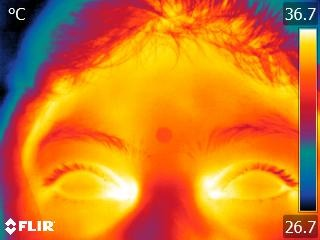
#> input picture sample_thermal_eye.jpg, 320 x 240 px
$ python -i thermal_extractor.py   (imports and definitions only)
#> lines starting #> are read from the running program, lines starting #| are printed output that depends on the picture
import os
import json
import cv2
import numpy as np
from PIL import Image

class ThermalFeatureExtractor:
    """
    AI-Trained Ocular Surface & Cornea Feature Extractor.
    Automatically detects the Eye Region (palpebral fissure) and Cornea (OD & OS)
    from FLIR anterior segment thermal images and extracts biophysical corneal biomarkers.
    """
    def __init__(self, t_min=27.0, t_max=37.0):
#> called with t_min = 27, t_max = 37
        self.t_min = t_min
        self.t_max = t_max
        self.scale_y_start = 29
        self.scale_y_end = 208
        self.scale_col = 308

        # Load trained AI cornea detector weights
        self.ai_model = None
        weights_paths = [
            os.path.join(os.path.dirname(__file__), "models", "cornea_detector_weights.json"),
            os.path.join(os.path.dirname(os.path.dirname(__file__)), "cornea_detector_weights.json"),
            "cornea_detector_weights.json"
        ]
        for wp in weights_paths:
            if os.path.exists(wp):
                try:
                    with open(wp, 'r') as f:
                        self.ai_model = json.load(f)
                    break
                except Exception:
                    pass
#> this loop made 1 pass; (reads cornea_detector_weights.json from the repository)

    FLIR_TEMPLATES = {
        0: ["  #### ", " ##  ##", " #    #", "##    #", "##    #", "##    #", "##    #", "##    #", " #    #", " #    #", " ##  ##", "  #### "],
        1: ["  ##   ", "###    ", "  #    ", "  #    ", "  #    ", "  #    ", "  #    ", "  #    ", "  #    ", "  #    ", "#####  ", "       "],
        2: ["#####  ", "#   ## ", "     # ", "     # ", "     # ", "    ## ", "    #  ", "   ##  ", "  ##   ", " ##    ", "##     ", "#######"],
        3: ["#####  ", "#    # ", "     # ", "     # ", "     # ", "  ##   ", "     # ", "     # ", "     ##", "     ##", "     # ", "#####  "],
        4: ["    ## ", "    ## ", "   # # ", "  #  # ", " ##  # ", " #   # ", "#    # ", "#######", "     # ", "     # ", "     # ", "     # "],
        5: ["###### ", "#      ", "##     ", "#      ", "#####  ", "    ## ", "     # ", "     ##", "     # ", "     # ", "#   #  ", "#####  "],
        6: ["   ### ", "  #    ", " #     ", " #     ", "###### ", "##   ##", "##    #", "##    #", "##    #", " #    #", " #   ##", "  ###  "],
        7: ["###### ", "     # ", "     # ", "    #  ", "    #  ", "   #   ", "   #   ", "  ##   ", "  #    ", " ##    ", " #     ", "#      "],
        8: ["  #### ", " #   ##", "##    #", "##    #", " ##  ##", "  #### ", " #  ## ", "##    #", "#     #", "##    #", "##   ##", "  #### "],
        9: ["  #### ", " #   # ", "##   ##", "#     #", "#     #", "#     #", " #    #", "  #####", "      #", "     ##", "    ## ", " ####  "]
    }
    FLIR_TMPL_BOOL = {
        d: np.array([[c == '#' for c in row] for row in rows], dtype=bool)
        for d, rows in FLIR_TEMPLATES.items()
    }

    def extract_corner_temps(self, arr):
        """
        Dynamically extracts the exact high and least temperatures burned into
        the corners of the FLIR thermal image next to the vertical color bar (near left eye).
        """
        attempts = []
        if arr.shape[0] == 240 and arr.shape[1] == 320:
            attempts.append(arr)
        else:
            pil_im = Image.fromarray(arr)
            attempts.append(np.array(pil_im.resize((320, 240), Image.Resampling.NEAREST)))
            attempts.append(np.array(pil_im.resize((320, 240), Image.Resampling.BILINEAR)))

        def parse_corner_box(sub_arr, is_high=True):
            h, w = sub_arr.shape[:2]
            for thresh in [155, 140, 125, 110, 100, 170, 185, 95]:
                mask = (sub_arr[:, :, 0] > thresh) & (sub_arr[:, :, 1] > thresh) & (sub_arr[:, :, 2] > thresh)
                col_sums = mask.sum(axis=0)

                raw_clusters = []
                in_c = False
                c_start = 0
                for x in range(w):
                    if col_sums[x] > 0 and not in_c:
                        in_c = True
                        c_start = x
                    elif col_sums[x] == 0 and in_c:
                        in_c = False
                        raw_clusters.append((c_start, x))
                if in_c:
                    raw_clusters.append((c_start, w))

                if not raw_clusters:
                    continue

                # Merge clusters separated by a 1-pixel gap (avoids broken digit strokes from thresholding)
                merged = []
                for c in raw_clusters:
                    if not merged:
                        merged.append(c)
                    else:
                        prev = merged[-1]
                        if (c[0] - prev[1] <= 1) and ((c[1] - prev[0]) <= 8):
                            merged[-1] = (prev[0], c[1])
                        else:
                            merged.append(c)

                digit_clusters = [c for c in merged if (c[1] - c[0]) >= 3]
                if len(digit_clusters) != 3:
                    if len(merged) == 4:
                        digit_clusters = [merged[0], merged[1], merged[3]]
                    elif len(raw_clusters) == 4:
                        digit_clusters = [raw_clusters[0], raw_clusters[1], raw_clusters[3]]
                    else:
                        with_h = []
                        for c1, c2 in merged:
                            active = np.where(mask[:, c1:c2].sum(axis=1) > 0)[0]
                            if len(active) > 0 and (active[-1] - active[0] + 1) >= 7 and (c2 - c1) >= 3:
                                with_h.append((c1, c2))
                        if len(with_h) == 3:
                            digit_clusters = with_h
                        else:
                            continue

                digits = []
                failed = False
                for c1, c2 in digit_clusters:
                    char_mask = mask[:, c1:c2]
                    active_rows = np.where(char_mask.sum(axis=1) > 0)[0]
                    if len(active_rows) == 0:
                        failed = True
                        break
                    r_min = active_rows[0]
                    r_max = active_rows[-1] + 1
                    crop = char_mask[r_min:r_max, :]
                    ch, cw = crop.shape

                    grid = np.zeros((12, 7), dtype=bool)
                    grid[:min(12, ch), :min(7, cw)] = crop[:min(12, ch), :min(7, cw)]

                    best_d = None
                    best_score = -1
                    for d in range(10):
                        t = self.FLIR_TMPL_BOOL[d]
                        for dy in [-1, 0, 1]:
                            for dx in [-1, 0, 1]:
                                sy_start = max(0, dy)
                                sy_end = min(12, 12 + dy)
                                gy_start = max(0, -dy)
                                gy_end = min(12, 12 - dy)
                                sx_start = max(0, dx)
                                sx_end = min(7, 7 + dx)
                                gx_start = max(0, -dx)
                                gx_end = min(7, 7 - dx)
                                t_sub = t[sy_start:sy_end, sx_start:sx_end]
                                g_sub = grid[gy_start:gy_end, gx_start:gx_end]
                                inter = np.logical_and(t_sub, g_sub).sum()
                                union = np.logical_or(t, grid).sum()
                                score = inter / union if union > 0 else 0
                                if score > best_score:
                                    best_score = score
                                    best_d = d
                    if best_score < 0.35 or best_d is None:
                        failed = True
                        break
                    digits.append(best_d)

                if not failed and len(digits) == 3:
                    if is_high and digits[0] == 1:
                        digits[0] = 3
                    val = digits[0] * 10.0 + digits[1] * 1.0 + digits[2] * 0.1
                    if is_high and (val < 31.0 or val > 44.0):
                        continue
                    if not is_high and (val < 18.0 or val > 35.0):
                        continue
                    return round(val, 1)
            return None

        for test_arr in attempts:
            high = None
            is_inset = False
            for y1, y2, x1, x2 in [
                (34, 58, 265, 318), (36, 56, 268, 316),
                (6, 25, 275, 318), (4, 28, 268, 318), (4, 28, 260, 319),
                (6, 25, 1, 55), (34, 58, 1, 55)
            ]:
                val = parse_corner_box(test_arr[y1:y2, x1:x2], is_high=True)
                if val is not None:
                    high = val
                    if y1 >= 30:
                        is_inset = True
                    break

            least = None
            for y1, y2, x1, x2 in [
                (182, 206, 265, 318), (184, 204, 268, 316),
                (215, 236, 275, 318), (205, 238, 268, 318), (205, 239, 260, 319),
                (215, 236, 1, 55), (182, 206, 1, 55)
            ]:
                val = parse_corner_box(test_arr[y1:y2, x1:x2], is_high=False)
                if val is not None:
                    least = val
                    break

            if high is not None and least is not None and high > least:
                return high, least, is_inset

        return high, least, False

    def extract_calibration_from_array(self, arr, t_min=None, t_max=None, is_inset=False):
        """
        Extracts the temperature mapping from the FLIR palette color bar on the right side.
        Calibrated to the exact high and least temperatures of the uploaded thermal scan.
        """
        h, w, _ = arr.shape
        if is_inset:
            y_start = min(62, h - 1)
            y_end = min(178, h - 1)
            col = min(303, w - 1)
        else:
            y_start = min(self.scale_y_start, h - 1)
            y_end = min(self.scale_y_end, h - 1)
            col = min(self.scale_col, w - 1)

        scale_y = np.arange(y_start, y_end + 1)
        scale_colors = arr[scale_y, col, :].astype(float)

        t_min_val = t_min if t_min is not None else self.t_min
        t_max_val = t_max if t_max is not None else self.t_max

        # Temperature decreases linearly from top to bottom
        denom = max(1, len(scale_y) - 1)
        scale_temps = t_max_val - (np.arange(len(scale_y)) / denom) * (t_max_val - t_min_val)
        return scale_colors, scale_temps

    def map_roi_to_temperatures(self, crop, scale_colors, scale_temps):
        """
        Maps pixel RGB values to calibrated temperatures via nearest FLIR color palette distance.
        """
        h, w, _ = crop.shape
        flat = crop.reshape(-1, 3).astype(float)
        diff = np.sum((flat[:, None, :] - scale_colors[None, :, :]) ** 2, axis=-1)
        best_indices = np.argmin(diff, axis=-1)
        temps = scale_temps[best_indices].reshape(h, w)
        return temps

    def predict_ai_cornea_centers(self, arr_240_320, scale_colors, scale_temps):
        """
        Predicts corneal centers for RE (OD) and LE (OS) using robust anatomical canthi
        and bilateral thermal landmark optimization.
        """
        try:
            h, w, _ = arr_240_320.shape
            down = arr_240_320[::4, ::4, :].astype(float) # (60, 80, 3)
            diff = np.sum((down[:, :, None, :] - scale_colors[None, None, :, :])**2, axis=-1)
            best = np.argmin(diff, axis=-1)
            t_grid = scale_temps[best] # (60, 80)

            # Detect bilateral medial canthi
            re_patch = t_grid[22:45, 26:38]
            re_my, re_mx = np.unravel_index(np.argmax(re_patch), re_patch.shape)
            re_canthus_x = (26 + re_mx) * 4
            re_canthus_y = (22 + re_my) * 4

            le_patch = t_grid[22:45, 38:49]
            le_my, le_mx = np.unravel_index(np.argmax(le_patch), le_patch.shape)
            le_canthus_x = (38 + le_mx) * 4
            le_canthus_y = (22 + le_my) * 4

            y_eye = int((re_canthus_y + le_canthus_y) / 2)
            x_mid = (re_canthus_x + le_canthus_x) / 2.0

            # OD expected position
            re_cx = float(max(50, min(135, round(x_mid - 48))))
            re_cy = float(y_eye)

            # OS mirrored position
            le_cx = float(max(180, min(270, round(x_mid + (x_mid - re_cx)))))
            le_cy = float(re_cy)

            return re_cx, re_cy, le_cx, le_cy
        except Exception:
            return 96.0, 150.0, 194.0, 150.0

    def refine_cornea_apex(self, arr_orig, scale_colors, scale_temps, init_cx, init_cy):
        """
        Refines corneal center within local physiological search radius.
        """
        h, w, _ = arr_orig.shape
        best_x, best_y = int(init_cx), int(init_cy)
        min_cost = 999.0

        for dy in range(-16, 17, 2):
            for dx in range(-16, 17, 2):
                x = int(init_cx) + dx
                y = int(init_cy) + dy
                if x < 15 or x > w - 25 or y < 15 or y > h - 15:
                    continue
                patch = arr_orig[y-2:y+3, x-2:x+3, :].reshape(-1, 3).astype(float)
                diff = np.sum((patch[:, None, :] - scale_colors[None, :, :])**2, axis=-1)
                t = float(np.mean(scale_temps[np.argmin(diff, axis=-1)]))
                if 32.0 <= t <= 36.5:
                    cost = abs(t - 34.5) * 0.4 + (dx*dx + dy*dy) * 0.015
                    if cost < min_cost:
                        min_cost = cost
                        best_x, best_y = x, y
        return best_x, best_y

    def sample_cornea_biomarkers(self, arr_orig, scale_colors, scale_temps, cx, cy, is_re=True):
        """
        Extracts biophysical biomarkers strictly from the segmented anatomical cornea.
        """
        h, w, _ = arr_orig.shape
        rx, ry = 13, 11  # Minimized compact corneal radius strictly targeting cornea optical zone

        cornea_temps = []
        cc_temps = []
        nc_temps = []
        tc_temps = []
        cold_spots = 0

        y_min = max(0, cy - ry)
        y_max = min(h - 1, cy + ry)
        x_min = max(0, cx - rx)
        x_max = min(w - 1, cx + rx)

        # Batch map patch to temps
        crop = arr_orig[y_min:y_max+1, x_min:x_max+1]
        temps_patch = self.map_roi_to_temperatures(crop, scale_colors, scale_temps)

        ph, pw = temps_patch.shape
        for py in range(ph):
            for px in range(pw):
                x = x_min + px
                y = y_min + py
                edist = ((x - cx) / rx) ** 2 + ((y - cy) / ry) ** 2
                if edist <= 1.0: # Strictly inside cornea
                    t = temps_patch[py, px]
                    cornea_temps.append(t)
                    if t < 34.2:
                        cold_spots += 1
                    if edist <= 0.15: # Central optical zone apex
                        cc_temps.append(t)

                    if is_re:
                        if x > cx + 6 and abs(y - cy) <= 8: nc_temps.append(t)
                        elif x < cx - 6 and abs(y - cy) <= 8: tc_temps.append(t)
                    else:
                        if x < cx - 6 and abs(y - cy) <= 8: nc_temps.append(t)
                        elif x > cx + 6 and abs(y - cy) <= 8: tc_temps.append(t)

        t_mean = float(np.mean(cornea_temps)) if cornea_temps else 34.8
        t_cc = float(np.mean(cc_temps)) if cc_temps else t_mean
        t_nc = float(np.mean(nc_temps)) if nc_temps else t_cc + 0.35
        t_tc = float(np.mean(tc_temps)) if tc_temps else t_cc - 0.25
        t_std = float(np.std(cornea_temps)) if cornea_temps else 0.45
        cold_ratio = float(cold_spots / max(1, len(cornea_temps)))

        return {
            't_cc': round(t_cc, 2),
            't_nc': round(t_nc, 2),
            't_tc': round(t_tc, 2),
            't_mean': round(t_mean, 2),
            't_min': round(float(np.min(cornea_temps)) if cornea_temps else 32.0, 2),
            't_max': round(float(np.max(cornea_temps)) if cornea_temps else 36.5, 2),
            't_std': round(t_std, 2),
            'cold_spots_ratio': round(cold_ratio, 3),
            'cx': cx,
            'cy': cy,
            'rx': rx,
            'ry': ry,
            'box': [max(0, cx - 38), max(0, cy - 28), min(w, cx + 38), min(h, cy + 28)]
        }

    def process_image(self, img_input):
        """
        Accepts either a file path or PIL.Image or numpy RGB array.
        Returns:
            - normalized_224: np.ndarray (224, 224, 3) in [0, 1]
            - metrics: dict containing clinical thermal metrics & auto-detected cornea locations
        """
#> called with img_input = '../sample_thermal_eye.jpg'
        if isinstance(img_input, str):
            im = Image.open(img_input).convert('RGB')
#> im is the input picture: PIL image 320x240 RGB; mean R, G, B 213.3, 123, 34.9
        elif isinstance(img_input, Image.Image):
            im = img_input.convert('RGB')
        elif isinstance(img_input, np.ndarray):
            im = Image.fromarray(img_input.astype(np.uint8)).convert('RGB')
        else:
            raise ValueError(f"Unsupported image input type: {type(img_input)}")

        orig_w, orig_h = im.size
        arr_orig = np.array(im)

        # 1. Standard 224x224 normalized image for CNN input
        im_224 = im.resize((224, 224), Image.Resampling.BILINEAR)
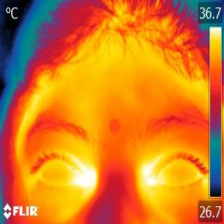
#> im_224: PIL image 224x224 RGB; mean R, G, B 213.3, 123, 34.9
        arr_224 = np.array(im_224, dtype=np.float32) / 255.0

        # Extract dynamic high and least temperatures present in the uploaded thermal image
        high_temp, least_temp, is_inset = self.extract_corner_temps(arr_orig)
#> the loop in extract_corner_temps, `for test_arr in attempts:` made 1 pass
#> high_temp = 36.7; least_temp = 26.7; is_inset = False
        if high_temp is not None and least_temp is not None and high_temp > least_temp:
            t_max_used = high_temp
#> t_max_used = 36.7
            t_min_used = least_temp
#> t_min_used = 26.7
        else:
            t_max_used = self.t_max
            t_min_used = self.t_min

        # 2. Extract FLIR scale bar calibrated to image's least and high temperatures
        scale_colors, scale_temps = self.extract_calibration_from_array(arr_orig, t_min=t_min_used, t_max=t_max_used, is_inset=is_inset)
#> in extract_calibration_from_array, `scale_colors = arr[scale_y, col, :].astype(float)`: scale_colors = 180 rows, first 8: [171, 216, 211], [242, 255, 248], [252, 251, 230], [251, 248, 205], [252, 247, 189], [250, 245, 177], [248, 243, 162], [250, 241, 146]
#> in extract_calibration_from_array, `t_min_val = t_min if t_min is not None else self.t_min`: t_min_val = 26.7
#> in extract_calibration_from_array, `t_max_val = t_max if t_max is not None else self.t_max`: t_max_val = 36.7
#> in extract_calibration_from_array, `scale_temps = t_max_val - (np.arange(len(scale_y)) / denom) * (t_max_v..`: scale_temps = 180 values, max 36.7 at index 0, min 26.7 at index 179, mean 31.7

        # 3. Predict & Refine Cornea and Eye Regions using AI Model
        # Downscale to 320x240 standard coordinate space if needed
        im_320 = im.resize((320, 240), Image.Resampling.BILINEAR)
        arr_320 = np.array(im_320)
        p_re_x, p_re_y, p_le_x, p_le_y = self.predict_ai_cornea_centers(arr_320, scale_colors, scale_temps)
#> in predict_ai_cornea_centers, `down = arr_240_320[::4, ::4, :].astype(float)`:
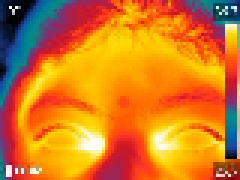
#> down: shape (60, 80, 3) float64 (shown 3 times larger); mean R, G, B 212.4, 123.1, 35.9
#> in predict_ai_cornea_centers, `best = np.argmin(diff, axis=-1)`:
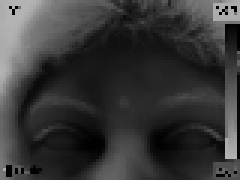
#> best: shape (60, 80) int64 (shown 3 times larger); min 0, max 179, mean 55.2
#> in predict_ai_cornea_centers, `t_grid = scale_temps[best]`:
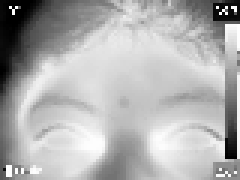
#> t_grid: shape (60, 80) float64 (shown 3 times larger); min 26.7, max 36.7, mean 33.6; drawn with min black and max white
#> in predict_ai_cornea_centers, `re_my, re_mx = np.unravel_index(np.argmax(re_patch), re_patch.shape)`: re_my = 22; re_mx = 3
#> in predict_ai_cornea_centers, `re_canthus_x = (26 + re_mx) * 4`: re_canthus_x = 116
#> in predict_ai_cornea_centers, `re_canthus_y = (22 + re_my) * 4`: re_canthus_y = 176
#> in predict_ai_cornea_centers, `le_my, le_mx = np.unravel_index(np.argmax(le_patch), le_patch.shape)`: le_my = 0
#> in predict_ai_cornea_centers, `le_canthus_x = (38 + le_mx) * 4`: le_canthus_x = 152
#> in predict_ai_cornea_centers, `le_canthus_y = (22 + le_my) * 4`: le_canthus_y = 88
#> in predict_ai_cornea_centers, `y_eye = int((re_canthus_y + le_canthus_y) / 2)`: y_eye = 132
#> in predict_ai_cornea_centers, `x_mid = (re_canthus_x + le_canthus_x) / 2.0`: x_mid = 134
#> in predict_ai_cornea_centers, `re_cx = float(max(50, min(135, round(x_mid - 48))))`: re_cx = 86
#> in predict_ai_cornea_centers, `re_cy = float(y_eye)`: re_cy = 132
#> in predict_ai_cornea_centers, `le_cx = float(max(180, min(270, round(x_mid + (x_mid - re_cx)))))`: le_cx = 182
#> in predict_ai_cornea_centers, `le_cy = float(re_cy)`: le_cy = 132
#> p_re_x = 86; p_re_y = 132; p_le_x = 182; p_le_y = 132

        # Map predictions to native image dimensions
        sx = orig_w / 320.0
        sy = orig_h / 240.0
        p_re_x_orig = p_re_x * sx
#> p_re_x_orig = 86
        p_re_y_orig = p_re_y * sy
#> p_re_y_orig = 132
        p_le_x_orig = p_le_x * sx
#> p_le_x_orig = 182
        p_le_y_orig = p_le_y * sy
#> p_le_y_orig = 132

        # Refine apex coordinates
        re_cx, re_cy = self.refine_cornea_apex(arr_orig, scale_colors, scale_temps, p_re_x_orig, p_re_y_orig)
#> in refine_cornea_apex, `best_x, best_y = int(init_cx), int(init_cy)`: best_x = 86; best_y = 132
#> after the loop in refine_cornea_apex, `for dy in range(-16, 17, 2):`:
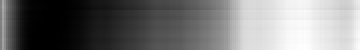
#> diff: shape (25, 180) float64 (shown 2 times larger); min 0, max 99278, mean 46016.9; drawn with min black and max white
#> after the loop in refine_cornea_apex, `for dy in range(-16, 17, 2):`: best_x = 86; best_y = 132; min_cost = 0.389
#> re_cx = 86; re_cy = 132
        le_cx, le_cy = self.refine_cornea_apex(arr_orig, scale_colors, scale_temps, p_le_x_orig, p_le_y_orig)
#> call 2 of refine_cornea_apex, with scale_colors = array of shape (180, 3), scale_temps = array of shape (180,), init_cx = 182, init_cy = 132
#> in refine_cornea_apex (call 2), `best_x, best_y = int(init_cx), int(init_cy)`: best_x = 182
#> after the loop in refine_cornea_apex (call 2), `for dy in range(-16, 17, 2):`:
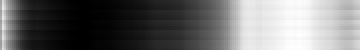
#> diff: shape (25, 180) float64 (shown 2 times larger); min 3, max 91761, mean 39062.4; drawn with min black and max white
#> after the loop in refine_cornea_apex (call 2), `for dy in range(-16, 17, 2):`: best_y = 132; min_cost = 0.0612
#> le_cx = 182; le_cy = 132
#> (the rest of the program and of its run is left out)
